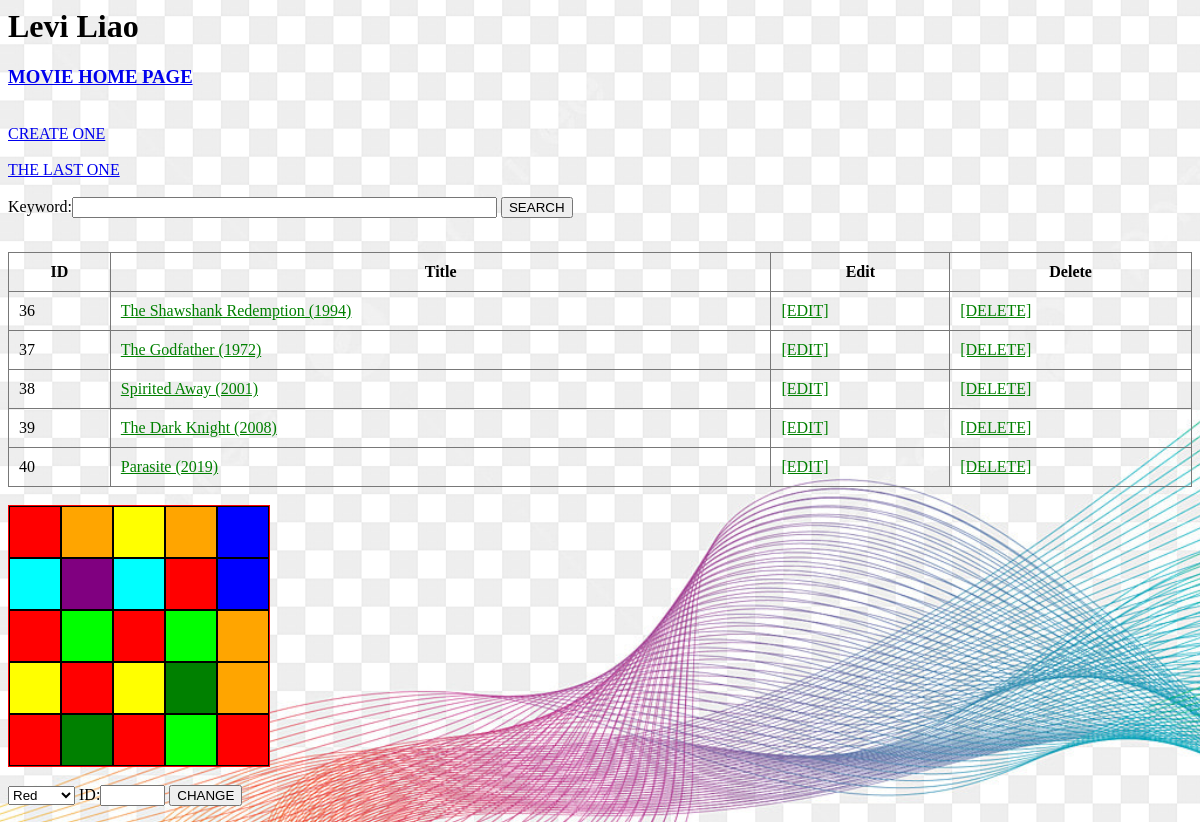
Page /movies/ on the committed database.
### movies/models.py (models this page shows)
class Movie(models.Model):
    title = models.CharField(max_length=200)
    star = models.CharField(max_length=200)
    desc = models.CharField(max_length=200)

class Canvas(models.Model):
    pixel_color = models.CharField(max_length=200)

### movies/views.py (the view)
# urls.py: path("", views.index, name="index"),
def index(request):
    latest_question_list = Movie.objects.order_by("id")
    data_list = Canvas.objects.order_by("id")
    context = {"latest_question_list": latest_question_list,"data_list": data_list}
    return render(request, "movies/index.html", context)

### movies/templates/movies/index.html (shortened to what this page needs)
{% load static %}
<head>
  <link rel="stylesheet" href="{% static 'movies/style.css' %}">
</head>
<h1>Levi Liao</h1>
<a href="/movies">
  <h3>MOVIE HOME PAGE</h3>
</a><br />
<a href="/movies/createpoll">CREATE ONE</a><br /><br />
<a href="/movies/last_question">THE LAST ONE</a><br /><br />
<form action="/movies/search/" method="POST">
  Keyword:<input type="text" name="keyword" size="50" value="{{keyword}}" />
  <button>SEARCH</button>
</form>
{% if latest_question_list %}
<table>
  <thead>
    <tr>
      <th>ID</th>
      <th>Title</th>
      <th>Edit</th>
      <th>Delete</th>
    </tr>
  </thead>
  <tbody>
    {% for question in latest_question_list %}
    <tr>
      <td>{{ question.id }}</td>
      <td><a href="{% url 'movies:detail' question.id %}">{{ question.title }}</a></td>
      <td><a href="{% url 'movies:edit' question.id %}">[EDIT]</a></td>
      <td><a href="{% url 'movies:delete' question.id %}">[DELETE]</a></td>
    </tr>
    {% endfor %}
  </tbody>
</table>
{% endif %}
<div class="container">
  {% for item in data_list %}
  <div class="block" data-id="{{ item.id }}" style="background-color: {{ item.pixel_color }};"></div>
  {% endfor %}
</div>
<form action="/movies/change_color/" method="POST">
  <select name="color_select" onchange="changeColor(this.value)">
    <option value="#FF0000">Red</option>
  </select>
  ID:<input type="text" name="block_id" size="5" value="{{block_id}}" />
  <button>CHANGE</button>
</form>

### movies/static/movies/style.css (style rules this page uses)
table { border-collapse: collapse; width: 100%; margin: 0 auto; }
th, td { padding: 10px; border: 1px solid #787878; }
td a { color: green; }

### movies/templates/movies/index.html (style rules this page uses)
.container { border: 1px solid red; display: grid; grid-template-columns: repeat(5, 1fr); width: 260px; }
.block { border: 1px solid #000; width: 50px; height: 50px; }

### rows in the picture
Movie: id "36", title "The Shawshank Redemption (1994)"
Movie: id "37", title "The Godfather (1972)"
Movie: id "38", title "Spirited Away (2001)"
Movie: id "39", title "The Dark Knight (2008)"
Movie: id "40", title "Parasite (2019)"
